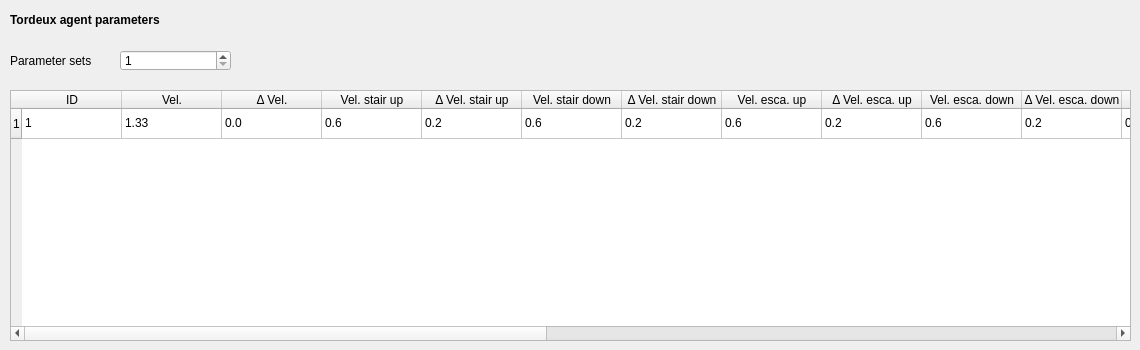
   <widget class="QWidget" name="tab_agents_tordeux">
    <attribute name="title">
     <string>Agents Tordeux</string>
    </attribute>
    <widget class="QLabel" name="label_agents_tordeux_a">
     <property name="geometry">
      <rect>
       <x>10</x>
       <y>10</y>
       <width>211</width>
       <height>21</height>
      </rect>
     </property>
     <property name="text">
      <string>&lt;html&gt;&lt;head/&gt;&lt;body&gt;&lt;p&gt;&lt;span style=&quot; font-weight:600;&quot;&gt;Tordeux agent parameters&lt;/span&gt;&lt;/p&gt;&lt;/body&gt;&lt;/html&gt;</string>
     </property>
    </widget>
    <widget class="QLabel" name="label_agents_tordeux_1">
     <property name="geometry">
      <rect>
       <x>10</x>
       <y>50</y>
       <width>101</width>
       <height>21</height>
      </rect>
     </property>
     <property name="text">
      <string>Parameter sets</string>
     </property>
    </widget>
    <widget class="QSpinBox" name="spinBox_agents_tordeux_1">
     <property name="geometry">
      <rect>
       <x>120</x>
       <y>50</y>
       <width>111</width>
       <height>21</height>
      </rect>
     </property>
     <property name="minimum">
      <number>1</number>
     </property>
    </widget>
    <widget class="QTableWidget" name="tableWidget_agents_tordeux_1">
     <property name="geometry">
      <rect>
       <x>10</x>
       <y>90</y>
       <width>1121</width>
       <height>251</height>
      </rect>
     </property>
     <row>
      <property name="text">
       <string>1</string>
      </property>
     </row>
     <column>
      <property name="text">
       <string>ID</string>
      </property>
     </column>
     <column>
      <property name="text">
       <string>Vel.</string>
      </property>
     </column>
     <column>
      <property name="text">
       <string>Δ Vel.</string>
      </property>
     </column>
     <column>
      <property name="text">
       <string>Vel. stair up</string>
      </property>
     </column>
     <column>
      <property name="text">
       <string>Δ Vel. stair up</string>
      </property>
     </column>
     <column>
      <property name="text">
       <string>Vel. stair down</string>
      </property>
     </column>
     <column>
      <property name="text">
       <string>Δ Vel. stair down</string>
      </property>
     </column>
     <column>
      <property name="text">
       <string>Vel. esca. up</string>
      </property>
     </column>
     <column>
      <property name="text">
       <string>Δ Vel. esca. up</string>
      </property>
     </column>
     <column>
      <property name="text">
       <string>Vel. esca. down</string>
      </property>
     </column>
     <column>
      <property name="text">
       <string>Δ Vel. esca. down</string>
      </property>
     </column>
     <column>
      <property name="text">
       <string>Max. b</string>
      </property>
     </column>
     <column>
      <property name="text">
       <string>Δ Max. b</string>
      </property>
     </column>
     <column>
      <property name="text">
       <string>Min. b</string>
      </property>
     </column>
     <column>
      <property name="text">
       <string>Δ Min. b</string>
      </property>
     </column>
     <column>
      <property name="text">
       <string>Min. a</string>
      </property>
     </column>
     <column>
      <property name="text">
       <string>Δ Min. a</string>
      </property>
     </column>
     <column>
      <property name="text">
       <string>Tau</string>
      </property>
     </column>
     <column>
      <property name="text">
       <string>Δ Tau</string>
      </property>
     </column>
     <column>
      <property name="text">
       <string>aTau</string>
      </property>
     </column>
     <column>
      <property name="text">
       <string>Δ aTau</string>
      </property>
     </column>
     <column>
      <property name="text">
       <string>T</string>
      </property>
     </column>
     <column>
      <property name="text">
       <string>Δ T</string>
      </property>
     </column>
     <item row="0" column="0">
      <property name="text">
       <string>1</string>
      </property>
     </item>
     <item row="0" column="1">
      <property name="text">
       <string>1.33</string>
      </property>
     </item>
     <item row="0" column="2">
      <property name="text">
       <string>0.0</string>
      </property>
     </item>
     <item row="0" column="3">
      <property name="text">
       <string>0.6</string>
      </property>
     </item>
     <item row="0" column="4">
      <property name="text">
       <string>0.2</string>
      </property>
     </item>
     <item row="0" column="5">
      <property name="text">
       <string>0.6</string>
      </property>
     </item>
     <item row="0" column="6">
      <property name="text">
       <string>0.2</string>
      </property>
     </item>
     <item row="0" column="7">
      <property name="text">
       <string>0.6</string>
      </property>
     </item>
     <item row="0" column="8">
      <property name="text">
       <string>0.2</string>
      </property>
     </item>
     <item row="0" column="9">
      <property name="text">
       <string>0.6</string>
      </property>
     </item>
     <item row="0" column="10">
      <property name="text">
       <string>0.2</string>
      </property>
     </item>
     <item row="0" column="11">
      <property name="text">
       <string>0.15</string>
      </property>
     </item>
     <item row="0" column="12">
      <property name="text">
       <string>0.001</string>
      </property>
     </item>
     <item row="0" column="13">
      <property name="text">
       <string>0.15</string>
      </property>
     </item>
     <item row="0" column="14">
      <property name="text">
       <string>0.001</string>
      </property>
     </item>
     <item row="0" column="15">
      <property name="text">
       <string>0.15</string>
      </property>
     </item>
     <item row="0" column="16">
      <property name="text">
       <string>0.001</string>
      </property>
     </item>
     <item row="0" column="17">
      <property name="text">
       <string>0.5</string>
      </property>
     </item>
     <item row="0" column="18">
      <property name="text">
       <string>0.001</string>
      </property>
     </item>
     <item row="0" column="19">
      <property name="text">
       <string>0.0</string>
      </property>
     </item>
     <item row="0" column="20">
      <property name="text">
       <string>0.0</string>
      </property>
     </item>
     <item row="0" column="21">
      <property name="text">
       <string>1.0</string>
      </property>
     </item>
     <item row="0" column="22">
      <property name="text">
       <string>0.001</string>
      </property>
     </item>
    </widget>
   </widget>
